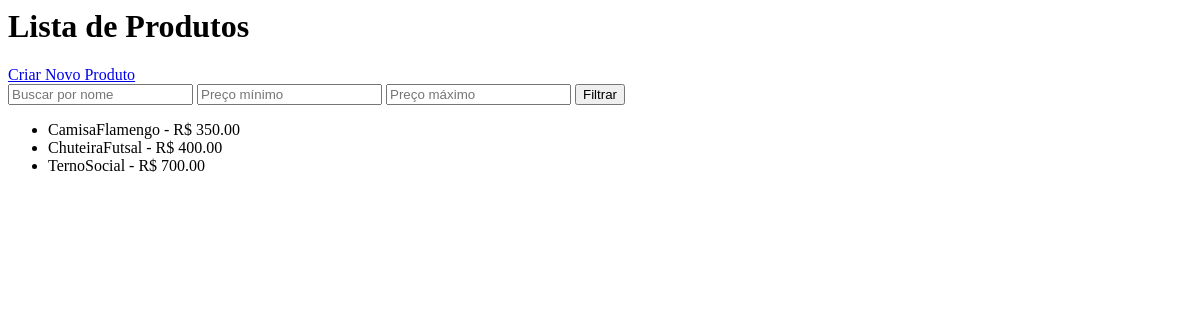
Page /produtos/ on the earlier database version.
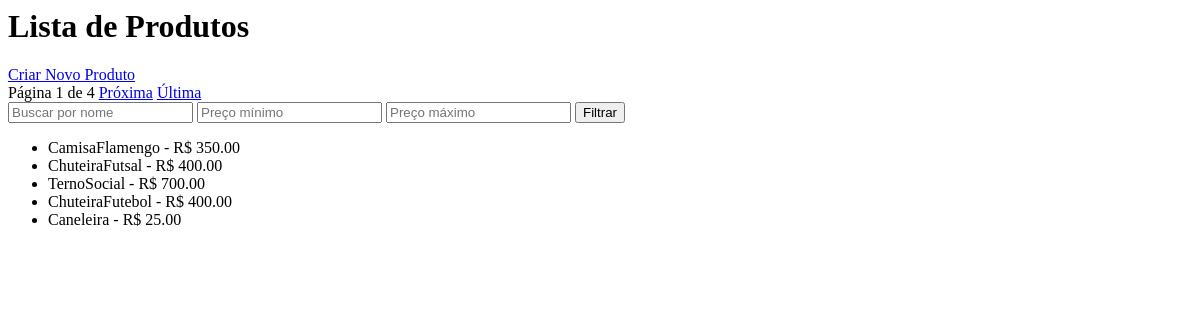
Same page on the later database version.
### contato/models.py (models this page shows, shortened)
class Produto(models.Model):
    nome = models.CharField(
        max_length=100,
        validators=[RegexValidator(regex=r'^\w{3,}$', message="O nome deve ter pelo menos 3 caracteres e não conter espaços especiais.")]
    )
    descricao = models.TextField(blank=True)
    preco = models.DecimalField(
        max_digits=10,
        decimal_places=2,
        validators=[MinValueValidator(0.01, message="O preço deve ser maior que zero.")]
    )
    quantidade_estoque = models.PositiveIntegerField(
        default=0,
        validators=[MinValueValidator(0, message="A quantidade em estoque deve ser um número inteiro maior ou igual a zero.")]
    )
    codigo = models.CharField(
        max_length=10,
        unique=True,
        default="DEFAULT123",
        validators=[RegexValidator(regex=r'^[a-zA-Z0-9]+$', message="O código do produto deve conter apenas letras e números.")]
    )
    categoria = models.ForeignKey(Categoria, on_delete=models.CASCADE, related_name="produtos")
    fornecedor = models.ManyToManyField(Fornecedor, related_name="produtos")
    imagem = models.ImageField(upload_to='produto/',null=True,blank=True)

### contato/views.py (the view)
# urls.py: path('produtos/', views.ProdutoListView.as_view(), name='produto_list'),
class ProdutoListView(ListView):
    model = Produto
    template_name = "produto_list.html"
    context_object_name = "produtos"
    paginate_by = 5

### contato/templates/produto_list.html (shortened to what this page needs)
<h1>Lista de Produtos</h1>
<a href="{% url 'create_produto' %}">Criar Novo Produto</a>
{% if is_paginated %}
    <div class="pagination">
        <span>Página {{ page_obj.number }} de {{ paginator.num_pages }}</span>
        {% if page_obj.has_next %}
            <a href="?page={{ page_obj.next_page_number }}">Próxima</a>
            <a href="?page={{ paginator.num_pages }}">Última</a>
        {% endif %}
    </div>
{% endif %}
<form method="GET">
    <input type="text" name="nome" placeholder="Buscar por nome" value="{{ request.GET.nome }}">
    <input type="number" name="preco_min" placeholder="Preço mínimo" value="{{ request.GET.preco_min }}">
    <input type="number" name="preco_max" placeholder="Preço máximo" value="{{ request.GET.preco_max }}">
    <button type="submit">Filtrar</button>
</form>
<ul>
    {% for produto in produtos %}
        <li>{{ produto.nome }} - R$ {{ produto.preco }}</li>
    {% empty %}
        <li>Nenhum produto encontrado.</li>
    {% endfor %}
</ul>

Differences in the rows shown:
added Produto: nome "ChuteiraFutebol", preco "400.00"
added Produto: nome "Caneleira", preco "25.00"
Other differences:
{{ page_obj.number }}: (not shown) → "1"
{{ paginator.num_pages }}: (not shown) → "4"
text now shown: "Página de Próxima Última"
